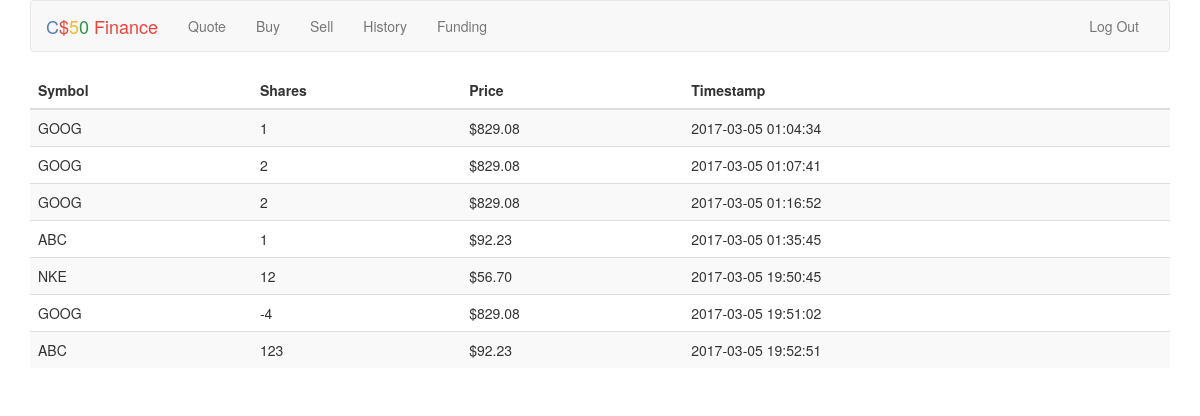
Page /history (signed in) on the committed database.
### tables this page shows
CREATE TABLE 'transactions' ('id' INTEGER PRIMARY KEY AUTOINCREMENT NOT NULL, 'user_id' INTEGER NOT NULL, 'symbol' TEXT NOT NULL, 'price' NUMERIC NOT NULL, 'shares' INTEGER NOT NULL, 'time' DATETIME NOT NULL DEFAULT CURRENT_TIMESTAMP);

### application.py (the view)
@app.route("/history")
@login_required
def history():
    transactions = db.execute("SELECT * FROM transactions WHERE user_id=:user_id ORDER BY time",
                             user_id = session["user_id"])
    print(transactions)
    return render_template("history.html", rows=transactions)

### helpers.py (called while the page is built)
def login_required(f):
    @wraps(f)
    def decorated_function(*args, **kwargs):
        if session.get("user_id") is None:
            return redirect(url_for("login", next=request.url))
        return f(*args, **kwargs)
    return decorated_function

def usd(value):
    return "${:,.2f}".format(value)

### templates/history.html (shortened to what this page needs)
{% extends "layout.html" %}
{% block main %}
<table class="table table-striped">
        <thead>
            <tr>
                <th>Symbol</th>
                <th>Shares</th>
                <th>Price</th>
                <th>Timestamp</th>
            </tr>
        </thead>
        <tbody>
            {% for row in rows %}
            <tr>
                <td>{{ row.symbol }}</td>
                <td>{{ row.shares }}</td>
                <td>{{ row.price|usd }}</td>
                <td>{{ row.time }}</td>
            </tr>
            {% endfor %}
        </tbody>
    </table>
{% endblock %}

### static/styles.css (style rules this page uses)
main td { text-align: left; }

### rows in the picture
transactions: symbol "GOOG", shares "1", price "$829.08", time "2017-03-05 01:04:34"
transactions: symbol "GOOG", shares "2", price "$829.08", time "2017-03-05 01:07:41"
transactions: symbol "GOOG", shares "2", price "$829.08", time "2017-03-05 01:16:52"
transactions: symbol "ABC", shares "1", price "$92.23", time "2017-03-05 01:35:45"
transactions: symbol "NKE", shares "12", price "$56.70", time "2017-03-05 19:50:45"
transactions: symbol "GOOG", shares "-4", price "$829.08", time "2017-03-05 19:51:02"
transactions: symbol "ABC", shares "123", price "$92.23", time "2017-03-05 19:52:51"
